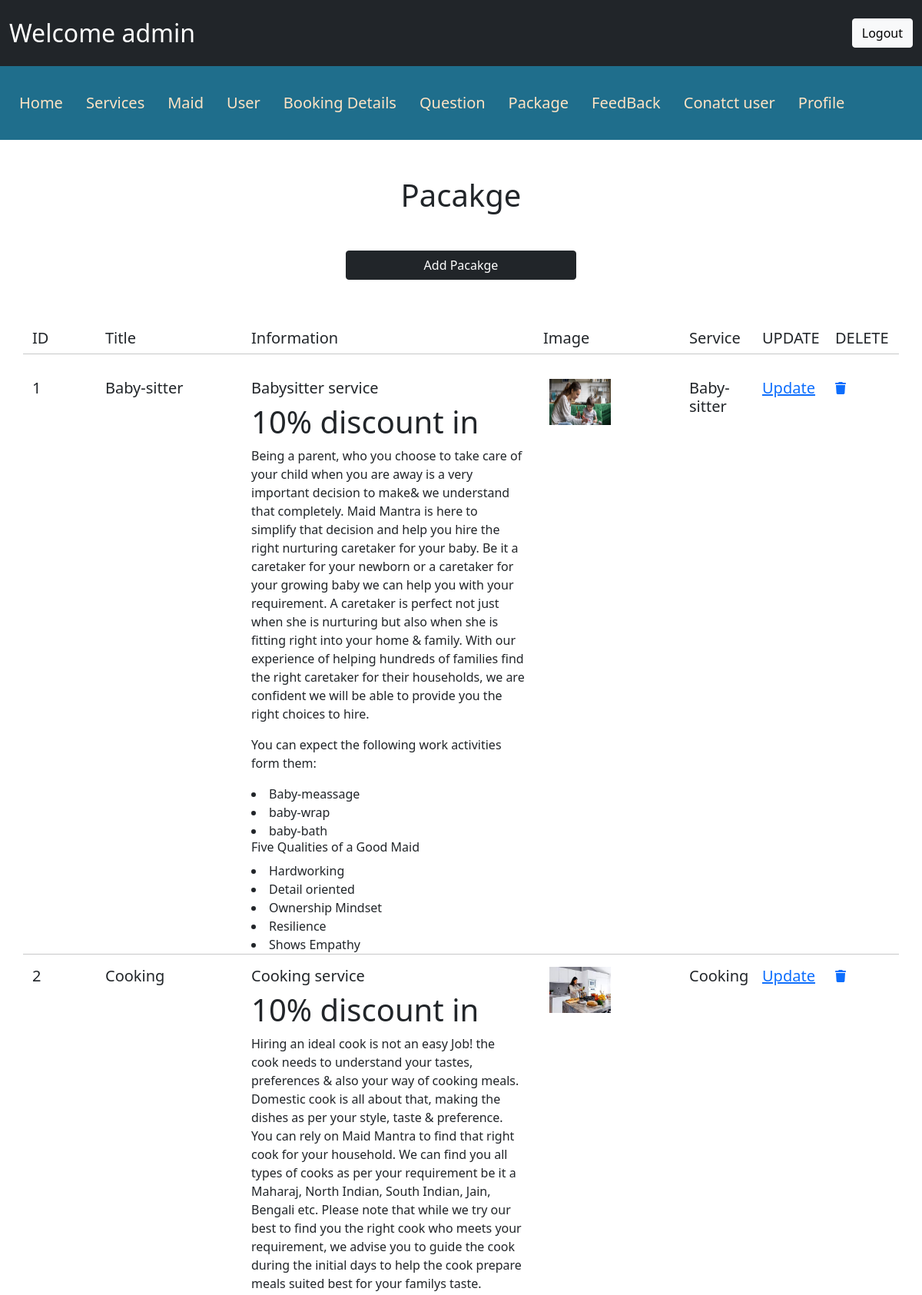
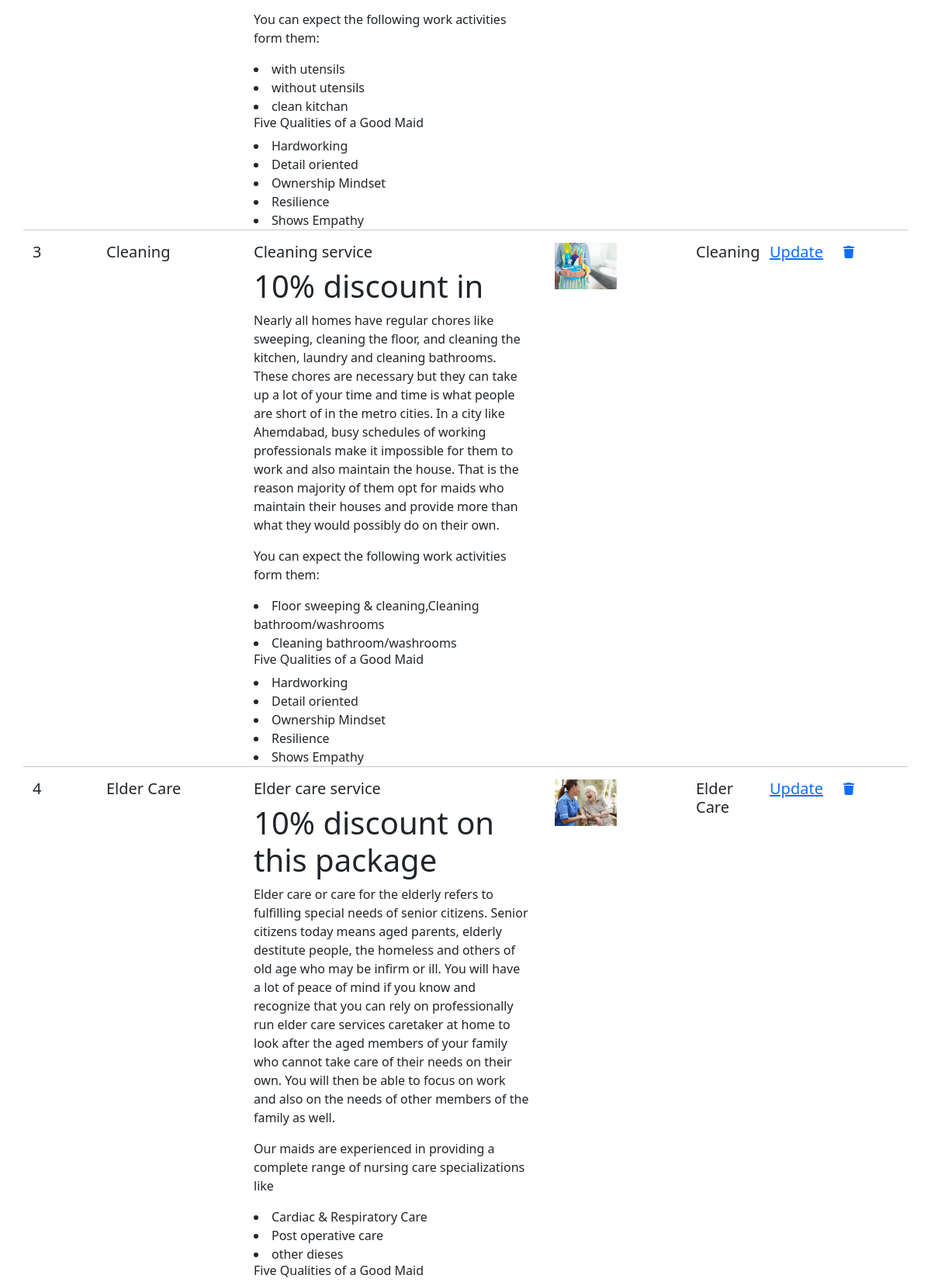
Page /admin/adminpackage.php (signed in, upper part) on the committed database (2 pictures, top to bottom).
### tables this page shows
CREATE TABLE IF NOT EXISTS `package` (
  `p_id` int(11) NOT NULL AUTO_INCREMENT,
  `p_title` varchar(20) NOT NULL,
  `p_info` varchar(2000) NOT NULL,
  `p_image` varchar(100) NOT NULL,
  `service_Id` int(11) NOT NULL,
  PRIMARY KEY (`p_id`),
  KEY `service_Id` (`service_Id`)
);

CREATE TABLE IF NOT EXISTS `service` (
  `service_Id` int(11) NOT NULL AUTO_INCREMENT,
  `service_name` varchar(20) NOT NULL,
  PRIMARY KEY (`service_Id`)
);

### admin/adminpackage.php (the view, shortened to what this page needs)
<?php
include("./header.php");
?>
<!DOCTYPE html>
<html lang="en">
<head>
    <link rel="stylesheet" href="./css/bootstrap.min.css" />
    <link rel="stylesheet" href="./css/all.min.css" />
    <link rel="stylesheet" href="./css/style.css" />
</head>
<body>
    <section id="FeedbacklistSection" class="mt-5">
        <div class="container d-flex justify-content-center">
            <h1 class="m-auto">Pacakge</h1>
        </div>
    </section>
    <div class="d-flex justify-content-center align-items-center mt-5 mb-5">
        <a class="btn btn-dark w-25" href="./adminaddpackage.php">Add Pacakge</a>
    </div>
    <section class="py-3">
        <div class="container">
            <div class="row ">
                <div class="col-1">
                    <h5> ID</h5>
                </div>
                <div class="col-2">
                    <h5>Title</h5>
                </div>
                <div class="col-4">
                    <h5>Information</h5>
                </div>
                <div class="col-2">
                    <h5>Image</h5>
                </div>
                <div class="col-1">
                    <h5>Service</h5>
                </div>
                <div class="col-1">
                    <h5>UPDATE</h5>
                </div>
                <div class="col-1">
                    <h5>DELETE</h5>
                </div>
                <hr />
            </div>
        </div>
    </section>
    <?php
    $qur = "SELECT * FROM package";
    $Res = mysqli_query($con, $qur);
    while ($row = mysqli_fetch_row($Res)) {
        ?>
        <section>
            <div class="container">
                <div class="row justify-content-center" id="editRowCommonQuestion<?php echo ($row[0]); ?>">
                    <div class="col-1">
                        <h5> <?php echo ($row[0]) ?></h5>
                    </div>
                    <div class="col-2">
                        <h5> <?php echo ($row[1]) ?></h5>
                    </div>
                    <div class="col-4">
                        <h5> <?php echo ($row[2]) ?></h5>
                    </div>
                    <div class="col-2">
                    <?php
                        $file=($row[3]);
                        ?>
                        <img class="mx-2" src="../images/<?php echo($file); ?>" width="80px" height="60px">
                    </div>
                    <div class="col-1">
                            <h5><?php
                            $ser_query="SELECT * FROM service Where service_Id=".$row[4];
                            $ser_res=mysqli_query($con,$ser_query);
                            $ser_row=mysqli_fetch_row($ser_res);
                            echo ($ser_row[1]); ?></h5>
                    </div>
                    <div class="col-1">
                        <h5><a href="./updateAdminPackage.php?pid=<?php echo ($row[0]) ?>">Update</a></h5>
                    </div>
                    <div class="col-1">
                        <a href="./deleteAdminPackage.php?pid=<?php echo ($row[0]) ?>"><i class="fa-solid fa-trash"></i></a>
                    </div>
                    <hr />
    </div>
            </div>
        </section>
    <?php } ?>
</body>
</html>
<?php include("./footer.php") ?>

### admin/css/style.css (style rules this page uses)
* { margin: 0px; padding: 0px; box-sizing: border-box; }

### rows in the picture
package: p_id "1", p_title "Baby-sitter", p_info "Babysitter service 10% discount in Being a parent, who you choose to take care of your child when you are away is a very important decision to make& we understand that completely. Maid Mantra is here to simplify that decision and help you hire the right nurturing caretaker for your baby. Be it a caretaker for your newborn or a caretaker for your growing baby we can help you with your requirement. A caretaker is perfect not just when she is nurturing but also when she is fitting right into your home & family. With our experience of helping hundreds of families find the right caretaker for their households, we are confident we will be able to provide you the right choices to hire. You can…", p_image (picture), service_Id.service_name "Baby-sitter"
package: p_id "2", p_title "Cooking", p_info "Cooking service 10% discount in Hiring an ideal cook is not an easy Job! the cook needs to understand your tastes, preferences & also your way of cooking meals. Domestic cook is all about that, making the dishes as per your style, taste & preference. You can rely on Maid Mantra to find that right cook for your household. We can find you all types of cooks as per your requirement be it a Maharaj, North Indian, South Indian, Jain, Bengali etc. Please note that while we try our best to find you the right cook who meets your requirement, we advise you to guide the cook during the initial days to help the cook prepare meals suited best for your familys taste. You can expect the following work…", p_image (picture), service_Id.service_name "Cooking"
package: p_id "3", p_title "Cleaning", p_info "Cleaning service 10% discount in Nearly all homes have regular chores like sweeping, cleaning the floor, and cleaning the kitchen, laundry and cleaning bathrooms. These chores are necessary but they can take up a lot of your time and time is what people are short of in the metro cities. In a city like Ahemdabad, busy schedules of working professionals make it impossible for them to work and also maintain the house. That is the reason majority of them opt for maids who maintain their houses and provide more than what they would possibly do on their own. You can expect the following work activities form them: Floor sweeping & cleaning,Cleaning bathroom/washrooms Cleaning bathroom/washrooms…", p_image (picture), service_Id.service_name "Cleaning"
package: p_id "4", p_title "Elder Care", p_info "Elder care service 10% discount on this package Elder care or care for the elderly refers to fulfilling special needs of senior citizens. Senior citizens today means aged parents, elderly destitute people, the homeless and others of old age who may be infirm or ill. You will have a lot of peace of mind if you know and recognize that you can rely on professionally run elder care services caretaker at home to look after the aged members of your family who cannot take care of their needs on their own. You will then be able to focus on work and also on the needs of other members of the family as well. Our maids are experienced in providing a complete range of nursing care specializations like…", p_image (picture), service_Id.service_name "Elder Care"

### other values in the picture
$_SESSION['admin'] "admin"
